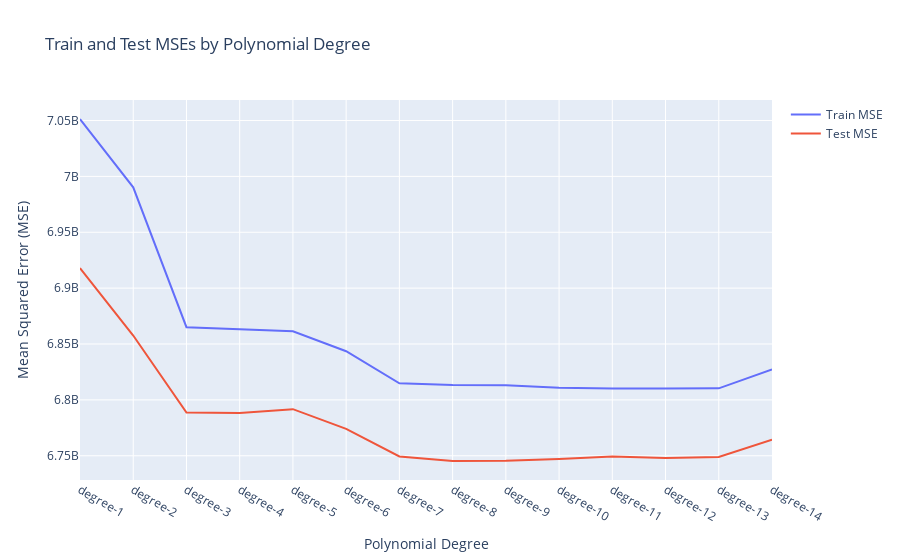

Write notebook code for a chart like this one.
### Code cell
import plotly.graph_objects as go

# Assuming train_mses, test_mses, and degree_names are already defined as per your code

# Create traces for train and test MSEs
trace1 = go.Scatter(
    x=degree_names,
    y=train_mses,
    mode='lines',
    name='Train MSE'
)
trace2 = go.Scatter(
    x=degree_names,
    y=test_mses,
    mode='lines',
    name='Test MSE'
)

# Layout for the graph
layout = go.Layout(
    title='Train and Test MSEs by Polynomial Degree',
    xaxis=dict(title='Polynomial Degree'),
    yaxis=dict(title='Mean Squared Error (MSE)'),
    hovermode='closest'
)

# Figure combining data and layout
fig = go.Figure(data=[trace1, trace2], layout=layout)

# Show the figure
fig.show()

### Figure 1 — Plotly figure (JSON) as saved in the notebook; plotly's stock layout.template omitted (floating-point values rounded to 4 significant figures)
{"data": [{"mode": "lines", "name": "Train MSE", "type": "scatter", "x": ["degree-1", "degree-2", "degree-3", "degree-4", "degree-5", "degree-6", "degree-7", "degree-8", "degree-9", "degree-10", "degree-11", "degree-12", "degree-13", "degree-14"], "y": [7051000000.0, 6990000000.0, 6865000000.0, 6863000000.0, 6861000000.0, 6844000000.0, 6815000000.0, 6813000000.0, 6813000000.0, 6811000000.0, 6810000000.0, 6810000000.0, 6810000000.0, 6827000000.0]}, {"mode": "lines", "name": "Test MSE", "type": "scatter", "x": ["degree-1", "degree-2", "degree-3", "degree-4", "degree-5", "degree-6", "degree-7", "degree-8", "degree-9", "degree-10", "degree-11", "degree-12", "degree-13", "degree-14"], "y": [6918000000.0, 6858000000.0, 6789000000.0, 6788000000.0, 6792000000.0, 6774000000.0, 6749000000.0, 6745000000.0, 6746000000.0, 6747000000.0, 6749000000.0, 6748000000.0, 6749000000.0, 6764000000.0]}], "layout": {"autosize": true, "hovermode": "closest", "title": {"text": "Train and Test MSEs by Polynomial Degree"}, "xaxis": {"autorange": true, "range": [0, 13], "title": {"text": "Polynomial Degree"}, "type": "category"}, "yaxis": {"autorange": true, "range": [6728000000.0, 7068000000.0], "title": {"text": "Mean Squared Error (MSE)"}, "type": "linear"}}}
